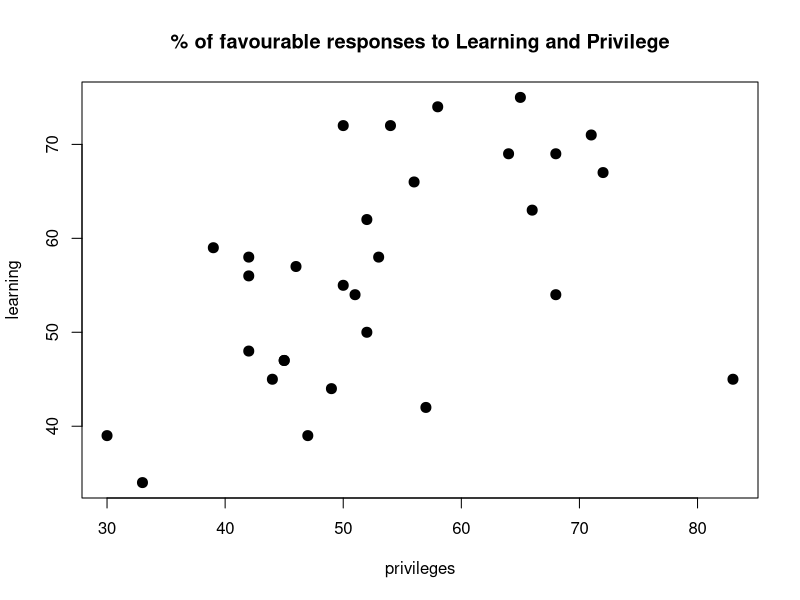
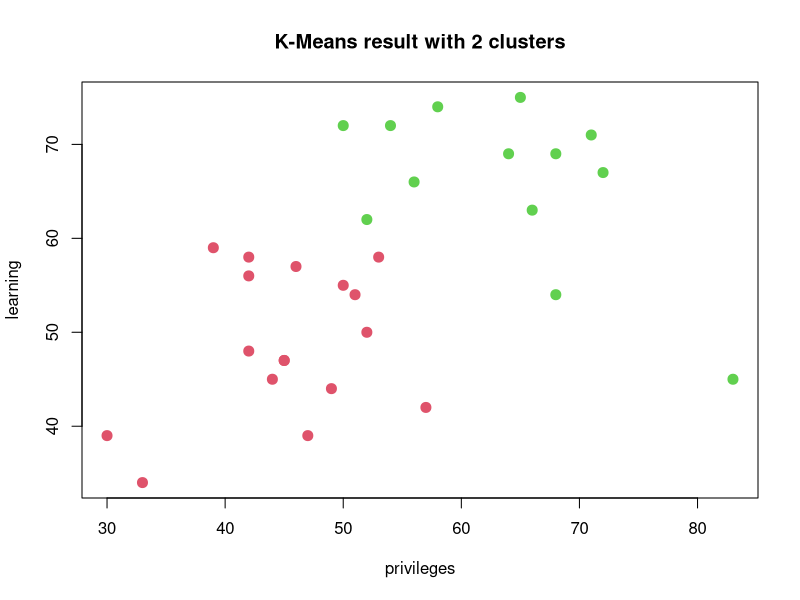
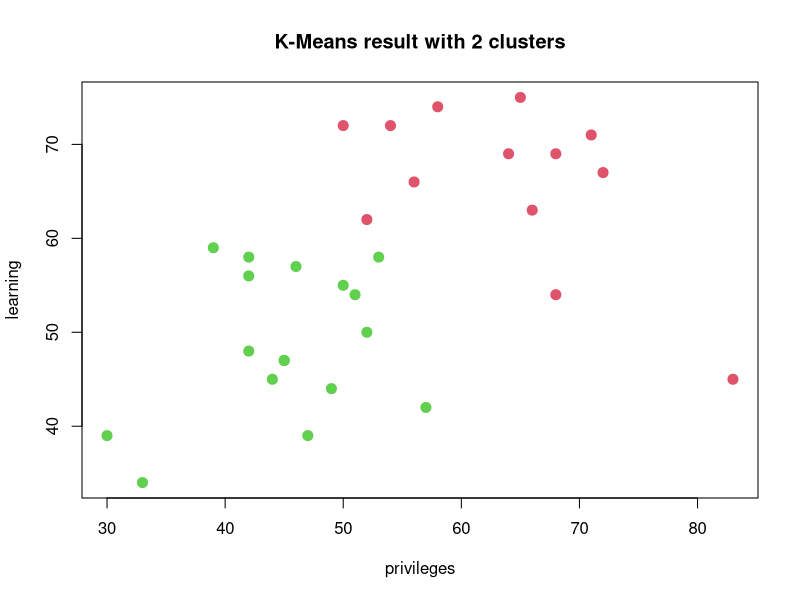
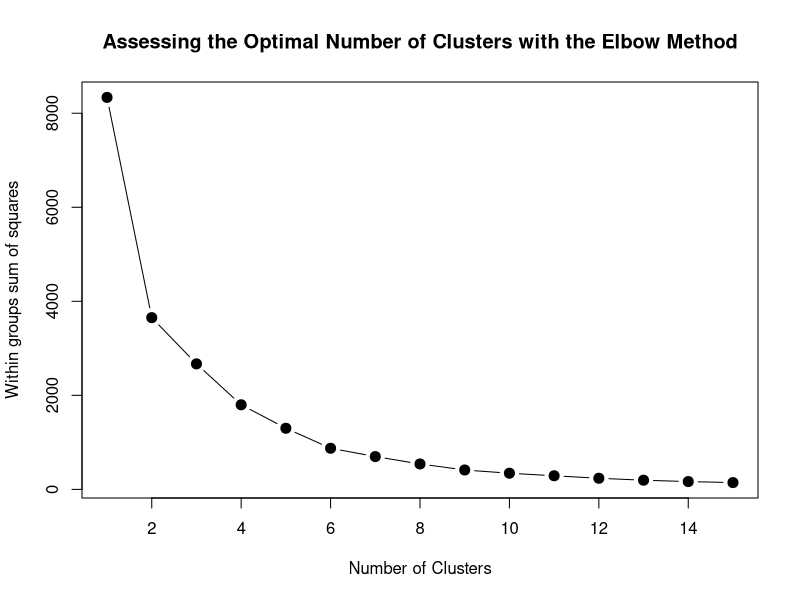

Recreate these plots in R, in order.
# Clear enviroment
rm(list = ls())

# K-means Clustering

# Load datset

# First we load the dataset, and define the subset 

library(datasets)
dat = attitude[,c(3,4)]

# Examine data
?attitude




# Part 1: Plot data

plot(dat, main = "% of favourable responses to Learning and Privilege", pch = 20, cex = 2)


# Part 2: Perform k-means with 2 clusters, and a single starting point

set.seed(1)

dat_k2_1 <- kmeans(dat,2, nstart = 1)

dat_k2_1$cluster


# Part 3: Calcualte the total within clusters sum of squares (SOS for all clusters)

dat_k2_1$tot.withinss


# Part 4: Plot the Clustering results

plot(dat, col =(dat_k2_1$cluster +1) , main = "K-Means result with 2 clusters", pch = 20, cex = 2)



# Part 5: Perform k-means with 2 clusters, and 100 starting points

set.seed(1)

dat_k2_100 <- kmeans(dat,2, nstart = 100)

dat_k2_100$cluster

dat_k2_100$tot.withinss

# Same value for total sum of squares

plot(dat, col =(dat_k2_100$cluster +1) , main = "K-Means result with 2 clusters", pch = 20, cex = 2)

# Same resulting clusters


# Part 6: Find best K value

# initialise vector to hold results
totWithinSS = rep(0,15)

# capture total sum of squares for all k values 1-15
for(i in 1:15){
  set.seed(1)
  totWithinSS[i] = kmeans(dat,i,nstart = 100)$tot.withinss
}


# Part 7: Plot results and find optimal value

plot(1:15, totWithinSS, type = "b", xlab="Number of Clusters",
     ylab = "Within groups sum of squares",
     main = "Assessing the Optimal Number of Clusters with the Elbow Method",
     pch = 20, cex = 2)
